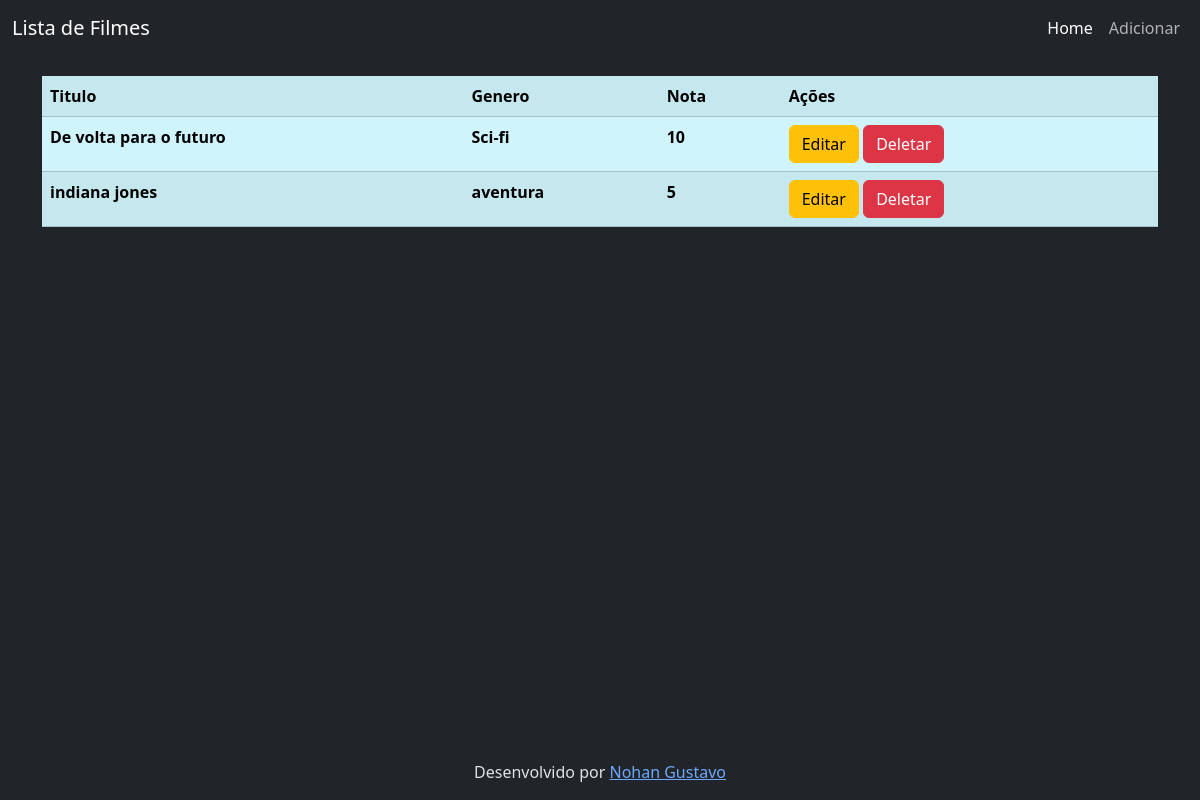
/, run on an earlier commit of the app's database.
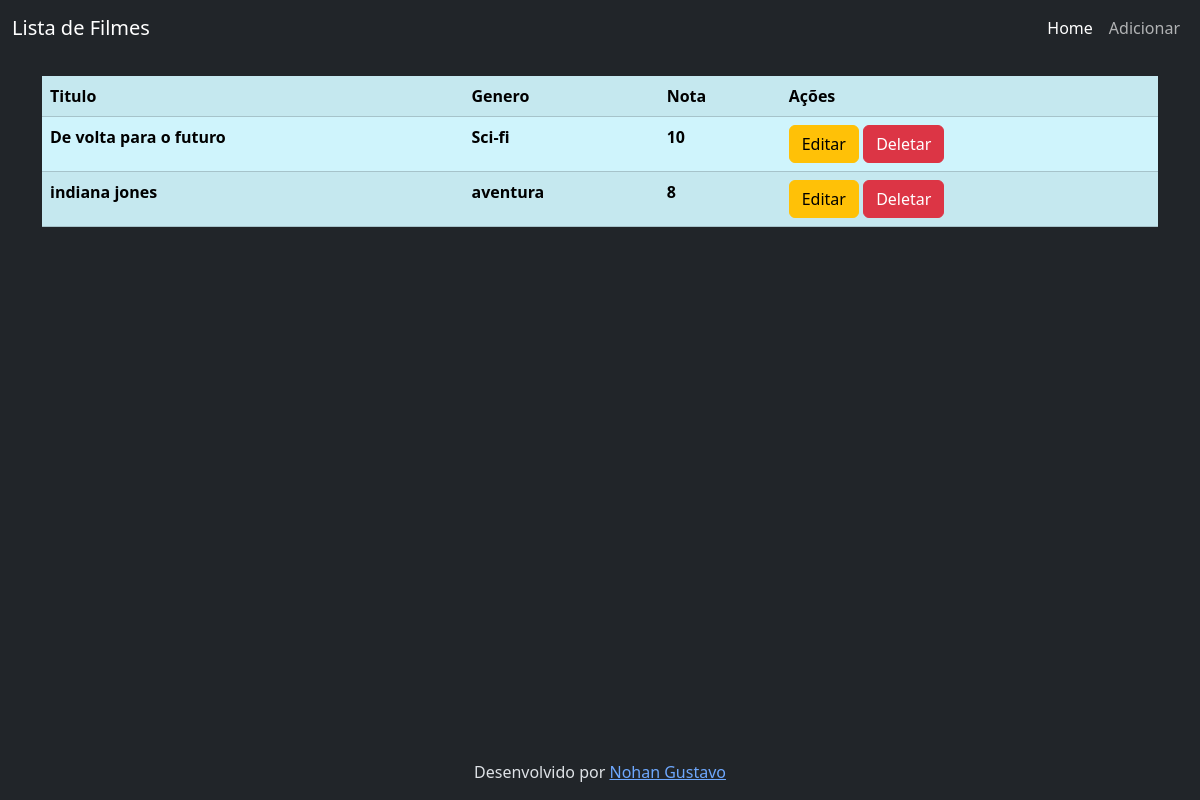
And on a later commit of the database.
### tables this page shows
CREATE TABLE filmes(
        id INTEGER PRIMARY KEY AUTOINCREMENT,
        titulo TEXT NOT NULL,
        genero TEXT NOT NULL,
        nota INTEGER
    );

### app.py (the view)
@app.route('/')
def HomePage():
    conn = pega_connetion()
    filmes = conn.execute('SELECT * FROM filmes').fetchall()
    conn.close()
    return render_template('index.html', filmes=filmes)

### app.py (called while the page is built)
def pega_connetion():
    conn = sqlite3.connect('filmes.db')
    conn.row_factory = sqlite3.Row
    return conn

### templates/index.html
{% extends 'base.html' %}
{% block content %}
    <table class="table table-info table-striped fw-bold">
        <tr>
            <th>Titulo</th>
            <th>Genero</th>
            <th>Nota</th>
            <th>Ações</th>
        </tr>
        {% for filme in filmes %}
        <tr>
            <td>{{ filme['titulo'] }}</td>
            <td>{{ filme['genero'] }}</td>
            <td>{{ filme['nota'] }}</td>
            <td>
                <a href="/editar/{{ filme['id'] }}" class="btn btn-warning">Editar</a>
                <a href="/deletar/{{ filme['id'] }}" class="btn btn-danger">Deletar</a>
            </td>
        </tr>
        {% endfor %}
    </table>
{% endblock %}

What changed in the data, as far as the page shows it:
changed filmes "indiana jones": nota "5" → "8"
